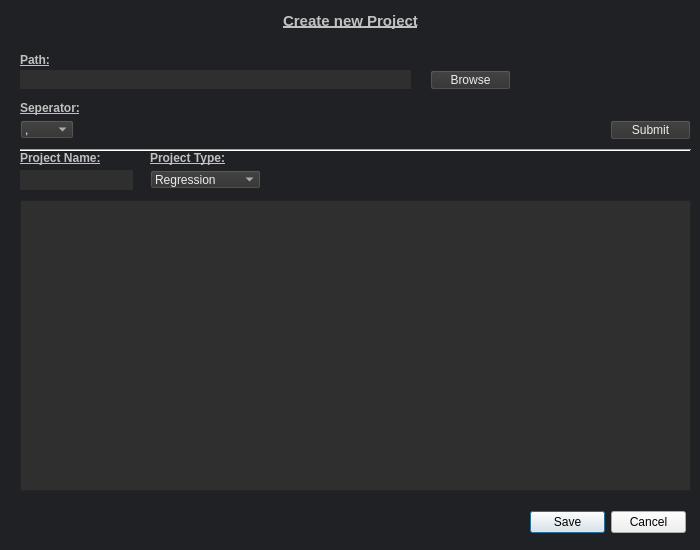
<?xml version="1.0" encoding="UTF-8"?>
<ui version="4.0">
 <class>Dialog</class>
 <widget class="QDialog" name="Dialog">
  <property name="geometry">
   <rect>
    <x>0</x>
    <y>0</y>
    <width>700</width>
    <height>550</height>
   </rect>
  </property>
  <property name="minimumSize">
   <size>
    <width>700</width>
    <height>550</height>
   </size>
  </property>
  <property name="windowTitle">
   <string>Dialog</string>
  </property>
  <property name="windowIcon">
   <iconset>
    <normaloff>:/windowicon/ai-icon-9.qrc</normaloff>:/windowicon/ai-icon-9.qrc</iconset>
  </property>
  <property name="autoFillBackground">
   <bool>false</bool>
  </property>
  <property name="styleSheet">
   <string notr="true">QDialog{background-color: #202124}</string>
  </property>
  <widget class="QLabel" name="headingLable">
   <property name="geometry">
    <rect>
     <x>220</x>
     <y>0</y>
     <width>261</width>
     <height>41</height>
    </rect>
   </property>
   <property name="autoFillBackground">
    <bool>false</bool>
   </property>
   <property name="styleSheet">
    <string notr="true">QLabel{ background-color: #202124; color: #C1C1C1; font: bold; text-decoration: underline; font-size: 15px;}</string>
   </property>
   <property name="text">
    <string>Create new Project</string>
   </property>
   <property name="alignment">
    <set>Qt::AlignCenter</set>
   </property>
  </widget>
  <widget class="QLineEdit" name="path_lineEdit">
   <property name="geometry">
    <rect>
     <x>20</x>
     <y>70</y>
     <width>391</width>
     <height>19</height>
    </rect>
   </property>
   <property name="styleSheet">
    <string notr="true">QLineEdit {background-color: #2F2F2F; color: #edebeb; border: solid red; width: 9px 1px 1px 1px}</string>
   </property>
   <property name="text">
    <string/>
   </property>
   <property name="readOnly">
    <bool>true</bool>
   </property>
  </widget>
  <widget class="QPushButton" name="btnBrowse">
   <property name="geometry">
    <rect>
     <x>430</x>
     <y>70</y>
     <width>81</width>
     <height>20</height>
    </rect>
   </property>
   <property name="styleSheet">
    <string notr="true">QPushButton {background-color: #2F2F2F; color: #edebeb; text-align: center; }</string>
   </property>
   <property name="text">
    <string>Browse</string>
   </property>
  </widget>
  <widget class="QLabel" name="seperatorLable">
   <property name="geometry">
    <rect>
     <x>20</x>
     <y>100</y>
     <width>61</width>
     <height>16</height>
    </rect>
   </property>
   <property name="styleSheet">
    <string notr="true">QLabel{ color: #C1C1C1; font: bold; text-decoration: underline;}</string>
   </property>
   <property name="text">
    <string>Seperator:</string>
   </property>
  </widget>
  <widget class="Line" name="horizontalLine">
   <property name="geometry">
    <rect>
     <x>20</x>
     <y>140</y>
     <width>671</width>
     <height>20</height>
    </rect>
   </property>
   <property name="orientation">
    <enum>Qt::Horizontal</enum>
   </property>
  </widget>
  <widget class="QLabel" name="pathLabel">
   <property name="geometry">
    <rect>
     <x>20</x>
     <y>50</y>
     <width>51</width>
     <height>20</height>
    </rect>
   </property>
   <property name="styleSheet">
    <string notr="true">QLabel{ color: #C1C1C1; font: bold; text-decoration: underline;}</string>
   </property>
   <property name="text">
    <string>Path:</string>
   </property>
  </widget>
  <widget class="QComboBox" name="comBoxSep">
   <property name="geometry">
    <rect>
     <x>20</x>
     <y>120</y>
     <width>54</width>
     <height>19</height>
    </rect>
   </property>
   <property name="styleSheet">
    <string notr="true">QComboBox{background-color: #2F2F2F; color: #edebeb;}</string>
   </property>
   <item>
    <property name="text">
     <string>,</string>
    </property>
   </item>
   <item>
    <property name="text">
     <string>;</string>
    </property>
   </item>
   <item>
    <property name="text">
     <string>:</string>
    </property>
   </item>
   <item>
    <property name="text">
     <string>Tab</string>
    </property>
   </item>
   <item>
    <property name="text">
     <string>Space</string>
    </property>
   </item>
   <item>
    <property name="text">
     <string>-</string>
    </property>
   </item>
  </widget>
  <widget class="QDialogButtonBox" name="buttonBox">
   <property name="geometry">
    <rect>
     <x>530</x>
     <y>502</y>
     <width>156</width>
     <height>41</height>
    </rect>
   </property>
   <property name="styleSheet">
    <string notr="true">QDialogButtonBox {background-color: #2F2F2F; color: #edebeb;}</string>
   </property>
   <property name="locale">
    <locale language="English" country="UnitedStates"/>
   </property>
   <property name="orientation">
    <enum>Qt::Horizontal</enum>
   </property>
   <property name="standardButtons">
    <set>QDialogButtonBox::Cancel|QDialogButtonBox::Save</set>
   </property>
  </widget>
  <widget class="QPushButton" name="submitbtn">
   <property name="geometry">
    <rect>
     <x>610</x>
     <y>120</y>
     <width>81</width>
     <height>20</height>
    </rect>
   </property>
   <property name="styleSheet">
    <string notr="true">QPushButton {background-color: #2F2F2F; color: #edebeb;}</string>
   </property>
   <property name="text">
    <string>Submit</string>
   </property>
  </widget>
  <widget class="QLabel" name="projectNameLable">
   <property name="geometry">
    <rect>
     <x>20</x>
     <y>150</y>
     <width>81</width>
     <height>16</height>
    </rect>
   </property>
   <property name="styleSheet">
    <string notr="true">QLabel{ color: #C1C1C1; font: bold; text-decoration: underline;}</string>
   </property>
   <property name="text">
    <string>Project Name:</string>
   </property>
  </widget>
  <widget class="QLineEdit" name="name_lineEdit">
   <property name="geometry">
    <rect>
     <x>20</x>
     <y>170</y>
     <width>113</width>
     <height>20</height>
    </rect>
   </property>
   <property name="styleSheet">
    <string notr="true">QLineEdit {background-color: #2F2F2F; color: #edebeb; border: solid red; width: 9px 1px 1px 1px;}</string>
   </property>
  </widget>
  <widget class="QTableView" name="tableView">
   <property name="geometry">
    <rect>
     <x>20</x>
     <y>200</y>
     <width>671</width>
     <height>291</height>
    </rect>
   </property>
   <property name="styleSheet">
    <string notr="true">QTableView {background-color: #2F2F2F; color: #edebeb;}</string>
   </property>
  </widget>
  <widget class="QLabel" name="projectTypeLable">
   <property name="geometry">
    <rect>
     <x>150</x>
     <y>150</y>
     <width>81</width>
     <height>16</height>
    </rect>
   </property>
   <property name="styleSheet">
    <string notr="true">QLabel{ color: #C1C1C1; font: bold; text-decoration: underline;}</string>
   </property>
   <property name="text">
    <string>Project Type:</string>
   </property>
  </widget>
  <widget class="QComboBox" name="projectTypeComBox">
   <property name="geometry">
    <rect>
     <x>150</x>
     <y>170</y>
     <width>111</width>
     <height>19</height>
    </rect>
   </property>
   <property name="styleSheet">
    <string notr="true">QComboBox{background-color: #2F2F2F; color: #edebeb;}</string>
   </property>
   <item>
    <property name="text">
     <string>Regression</string>
    </property>
   </item>
   <item>
    <property name="text">
     <string>Classification</string>
    </property>
   </item>
   <item>
    <property name="text">
     <string>Deep Learning</string>
    </property>
   </item>
  </widget>
 </widget>
 <resources>
  <include location="ai-icon-9.qrc"/>
 </resources>
 <connections>
  <connection>
   <sender>buttonBox</sender>
   <signal>accepted()</signal>
   <receiver>Dialog</receiver>
   <slot>accept()</slot>
   <hints>
    <hint type="sourcelabel">
     <x>248</x>
     <y>254</y>
    </hint>
    <hint type="destinationlabel">
     <x>157</x>
     <y>274</y>
    </hint>
   </hints>
  </connection>
  <connection>
   <sender>buttonBox</sender>
   <signal>rejected()</signal>
   <receiver>Dialog</receiver>
   <slot>reject()</slot>
   <hints>
    <hint type="sourcelabel">
     <x>316</x>
     <y>260</y>
    </hint>
    <hint type="destinationlabel">
     <x>286</x>
     <y>274</y>
    </hint>
   </hints>
  </connection>
 </connections>
</ui>
